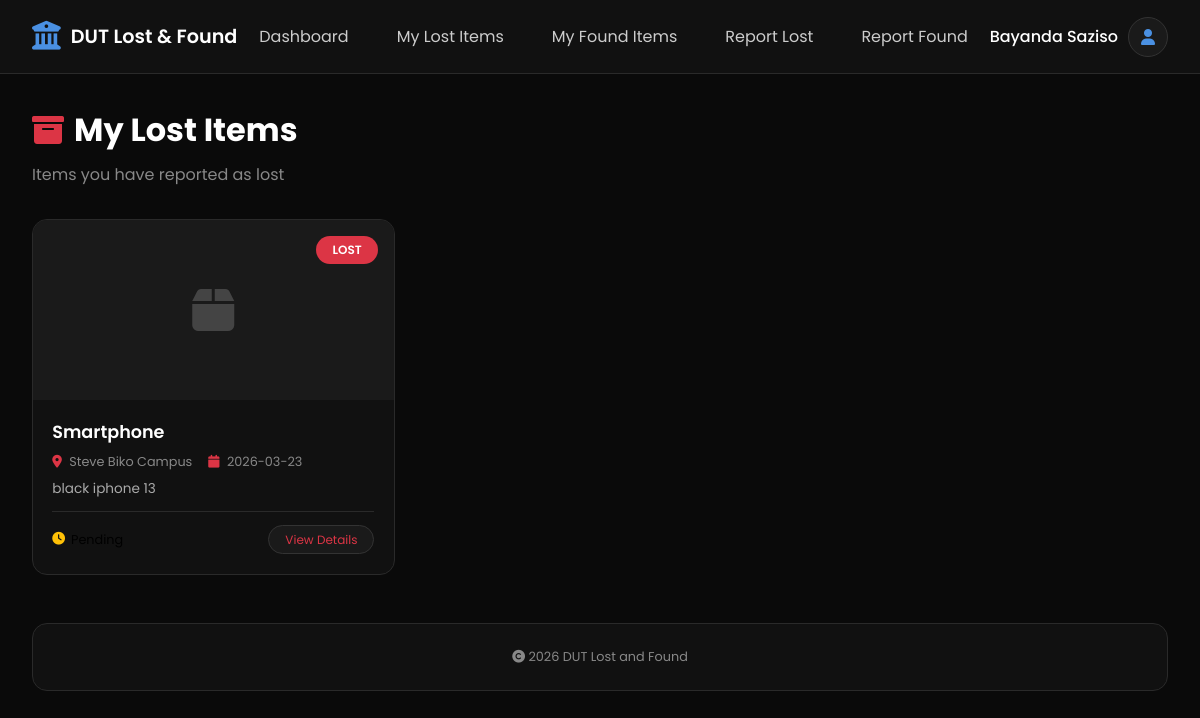
Before: /my-lost-items (signed in) with the older database file.
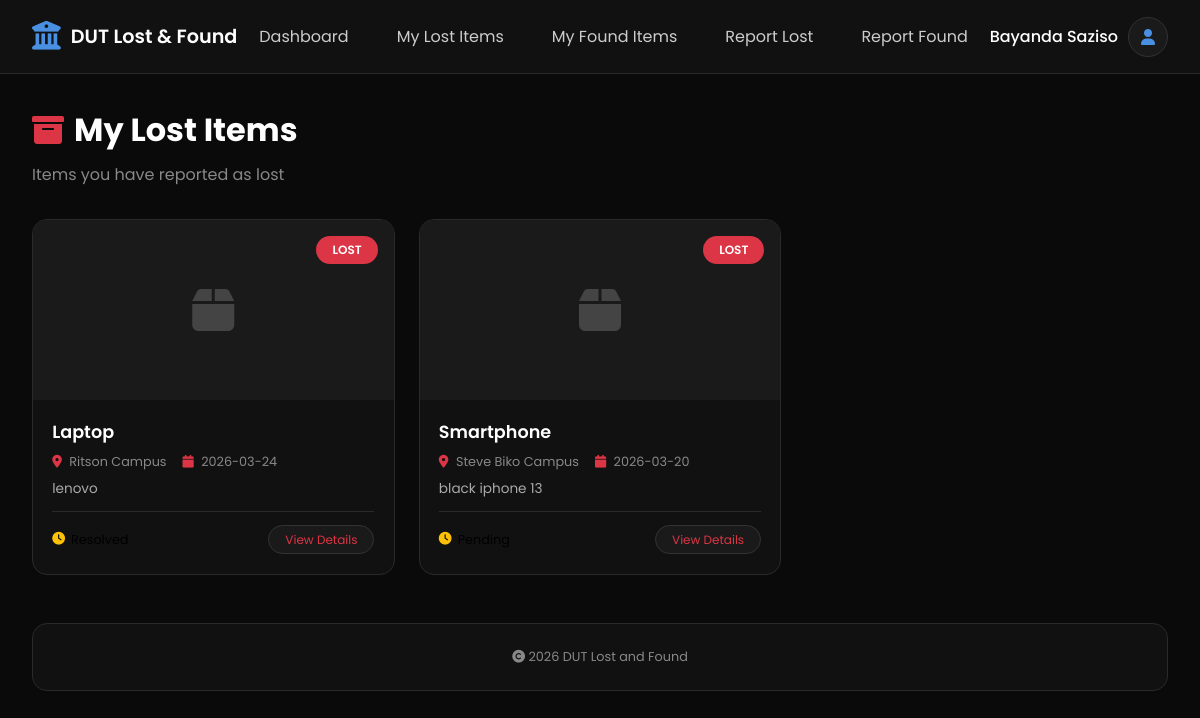
After: the same page with the newer database file.
### tables this page shows
CREATE TABLE lost_items
                 (id INTEGER PRIMARY KEY AUTOINCREMENT,
                  user_id INTEGER,
                  item_name TEXT NOT NULL,
                  category TEXT NOT NULL,
                  description TEXT NOT NULL,
                  date_lost DATE NOT NULL,
                  location TEXT NOT NULL,
                  latitude REAL,
                  longitude REAL,
                  contact_name TEXT NOT NULL,
                  contact_email TEXT NOT NULL,
                  contact_phone TEXT,
                  reward_offered BOOLEAN DEFAULT 0,
                  image_path TEXT,
                  status TEXT DEFAULT 'pending',
                  resolved_at TIMESTAMP,
                  resolved_by INTEGER,
                  created_at TIMESTAMP DEFAULT CURRENT_TIMESTAMP,
                  FOREIGN KEY (user_id) REFERENCES users(id),
                  FOREIGN KEY (resolved_by) REFERENCES users(id));

### app.py (the view)
@app.route('/my-lost-items')
def my_lost_items():
    if 'user' not in session:
        flash("Please login first!", "warning")
        return redirect(url_for('login'))
    conn = get_db()
    items = conn.execute('''SELECT * FROM lost_items
                            WHERE user_id = ?
                            ORDER BY created_at DESC''',
                        (session['user']['id'],)).fetchall()
    conn.close()
    return render_template('my_lost_items.html',
                         user=session['user'],
                         lost_items=[dict(item) for item in items])

### app.py (called while the page is built)
def get_db():
    conn = sqlite3.connect('lost_and_found.db')
    conn.row_factory = sqlite3.Row
    return conn

### templates/my_lost_items.html (shortened to what this page needs)
<!DOCTYPE html>
<html lang="en">
<head>
    <link rel="stylesheet" href="https://cdnjs.cloudflare.com/ajax/libs/font-awesome/6.0.0-beta3/css/all.min.css">
</head>
<body>
    <nav class="navbar">
        <div class="logo">
            <i class="fas fa-university"></i>
            <span>DUT Lost & Found</span>
        </div>
        <div class="nav-links">
            <a href="/dashboard" class="nav-link">Dashboard</a>
            <a href="/my-lost-items" class="nav-link active">My Lost Items</a>
            <a href="/my-found-items" class="nav-link">My Found Items</a>
            <a href="/report-lost" class="nav-link">Report Lost</a>
            <a href="/report-found" class="nav-link">Report Found</a>
        </div>
        <div class="user-info">
            <span class="user-name">{{ user.full_name }}</span>
            <div class="avatar">
                <i class="fas fa-user"></i>
            </div>
        </div>
    </nav>
    <div class="container">
        <div class="page-header">
            <h1><i class="fas fa-archive"></i> My Lost Items</h1>
            <p>Items you have reported as lost</p>
        </div>
        <div class="items-grid">
            {% for item in lost_items %}
            <div class="item-card">
                <div class="item-image">
                    {% if item.image_path %}
                        <img src="{{ url_for('static', filename=item.image_path) }}" alt="{{ item.item_name }}">
                    {% else %}
                        <i class="fas fa-box placeholder-icon"></i>
                    {% endif %}
                    <span class="item-badge">LOST</span>
                </div>
                <div class="item-content">
                    <div class="item-title">{{ item.item_name }}</div>
                    <div class="item-meta">
                        <span><i class="fas fa-map-marker-alt"></i> {{ item.location }}</span>
                        <span><i class="fas fa-calendar"></i> {{ item.date_lost }}</span>
                    </div>
                    <div class="item-description">
                        {{ item.description[:100] }}{% if item.description|length > 100 %}...{% endif %}
                    </div>
                    <div class="item-footer">
                        <div class="item-status">
                            <i class="fas fa-clock status-pending"></i>
                            <span>{{ item.status|capitalize }}</span>
                        </div>
                        <a href="/item/lost/{{ item.id }}" class="btn-view">View Details</a>
                    </div>
                </div>
            </div>
            {% endfor %}
        </div>
        <div class="dut-footer">
            <p><i class="fas fa-copyright"></i> 2026 DUT Lost and Found</p>
        </div>
    </div>
</body>
</html>

Changed rows visible on the page:
added lost_items: item_name "Laptop", location "Ritson Campus", date_lost "2026-03-24", description "lenovo"
changed lost_items "Smartphone": date_lost "2026-03-23" → "2026-03-20"
